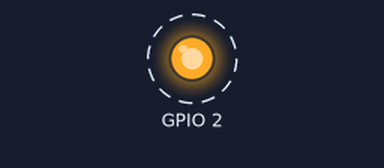
A program run on a simulated ESP32. Parts: output pins drawn as LEDs (lit = HIGH). Dashed ring = blinking. What the program prints to the serial monitor is not drawn.

Above: at 0.5 s.
Timing chart, 0 to 4.6 s (numbered marks = the images above):
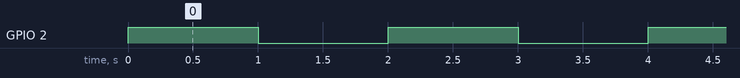

The program:

main.cpp
```cpp
// #include <Arduino.h>

// // put function declarations here:
// int myFunction(int, int);

// void setup() {
//   // put your setup code here, to run once:
//   int result = myFunction(2, 3);
// }

// void loop() {
//   // put your main code here, to run repeatedly:
// }

// // put function definitions here:
// int myFunction(int x, int y) {
//   return x + y;
// }


// #include <Arduino.h> //arduino har program mein add krna hia

// #define LED_BUILTIN 2 //constant ko define krna ka lia , jo repeatedly use hoga
// // led name or 2 value jahan led likha ho ga wahan 2 value ajai gi
// void setup()  // ya function lazmi declare honga hardware ka kam mein
// // ya function sirf ek dafa run hoga
// {
//   pinMode(LED_BUILTIN, OUTPUT);
// // input ya output ko pin mode sa configure krna hoga
// }
// //ya end hona ka bad again run hoga jab tak electricity hoga

// void loop() {
//   digitalWrite(LED_BUILTIN, HIGH);
//   //print ki jagah digital write ka use hoga , ya function led ko on off kr dega
//   delay(1000);
//   //1000 mean 1 second delay
//   digitalWrite(LED_BUILTIN, LOW);
//   //
//   delay(1000);
// }

#include <Arduino.h>

void setup() {
  pinMode(2, OUTPUT);

  // Initialize serial communication at 115200 baud
  Serial.begin(115200);
  Serial.println("ESP32 Simulation Started!");
}

void loop() {
  digitalWrite(2, HIGH);
  Serial.println("LED State: ON");
  delay(1000);

  digitalWrite(2, LOW);
  Serial.println("LED State: OFF");
  delay(1000);
}
```

Measured:
- by itself, GPIO 2: alternates HIGH for 1.0 s and LOW for 1.0 s
